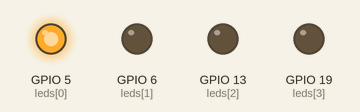
Simulated run of this program. Board: Raspberry Pi (BCM pin numbers). Parts: output pins drawn as LEDs (lit = HIGH).

Above: at 0.5 s.
At 1.5 s:
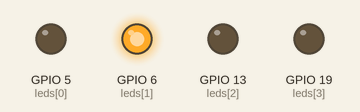
At 2.5 s:
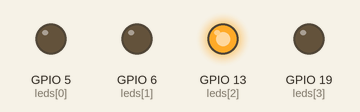
At 3.5 s:
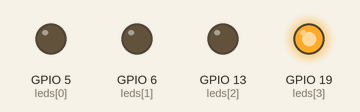
Timing chart, 0 to 5.2 s (numbered marks = the images above):
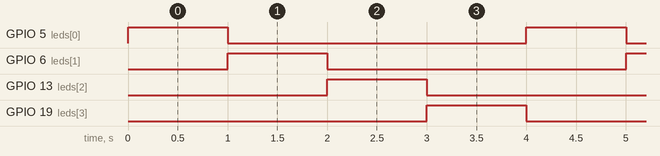

The program:

domino4_src.py
```python
#!/usr/bin/env python3
from gpiozero import LED
from signal import signal, SIGINT, SIGTERM
from time import sleep
import sys

# BCM 기준 GPIO 핀 번호 리스트
gpio_pins = [5, 6, 13, 19]

# 각 핀에 대응하는 LED 객체 리스트 생성
leds = [LED(pin) for pin in gpio_pins]

# 종료 시 모든 핀을 LOW로 설정
def cleanup(signum, frame):
    print("\n종료 중: GPIO 핀 LOW로 초기화 중...")
    for led in leds:
        led.off()
    sys.exit(0)

# SIGINT(Ctrl+C) 및 SIGTERM 수신 시 cleanup 실행
signal(SIGINT, cleanup)
signal(SIGTERM, cleanup)

# 핀들을 순차적으로 ON/OFF하는 함수
def toggle_sequence():
    for led in leds:
        led.on()
        sleep(1)
        led.off()

# 무한 루프 실행
try:
    while True:
        toggle_sequence()
except KeyboardInterrupt:
    cleanup(None, None)
```

Measured:
- by itself, GPIO 5 (leds[0]), GPIO 6 (leds[1]), GPIO 13 (leds[2]), GPIO 19 (leds[3]): alternates HIGH for 1.0 s and LOW for 3.0 s
- by itself, everything shown: repeats every 4.0 s, in 4 steps
